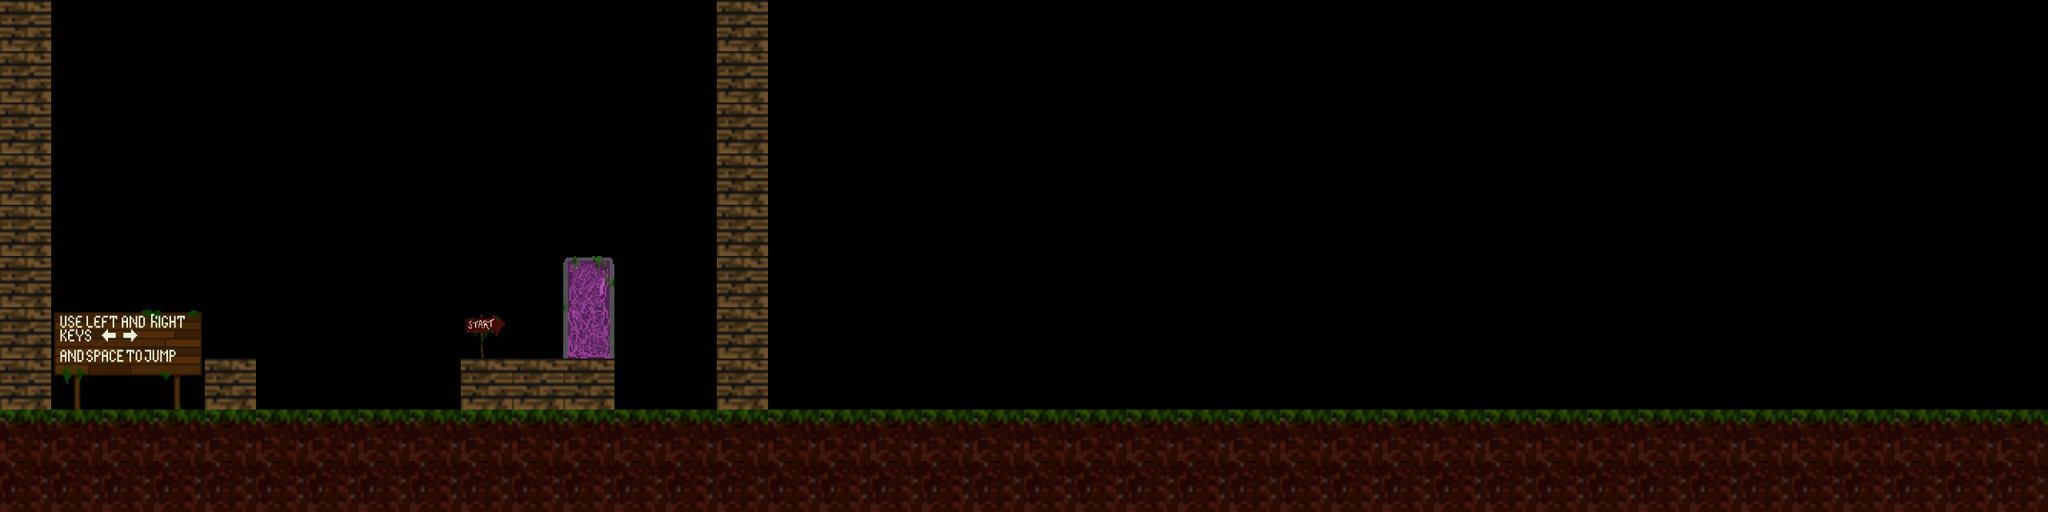

Tiled map render using the project's own tile images. Description and the map definition, with tile-layer contents summarised, below:
An orthogonal 40x10 tile map with 64x64 px tiles, 2 tile layers (Misc, Map), 2 tilesets.

<map version="1.2" tiledversion="1.2.5" orientation="orthogonal" renderorder="left-down" width="40" height="10" tilewidth="64" tileheight="64" infinite="0" nextlayerid="8" nextobjectid="7">
 <tileset firstgid="1" source="tileset.tsx" />
 <tileset firstgid="13" source="high_tileset.tsx" />
 <layer id="7" name="Misc" width="40" height="10">
  <data>[400 cells, 3 non-empty, 3 distinct tile ids]</data>
 </layer>
 <layer id="1" name="Map" width="40" height="10">
  <data>[400 cells, 100 non-empty, 3 distinct tile ids]</data>
 </layer>
</map>
